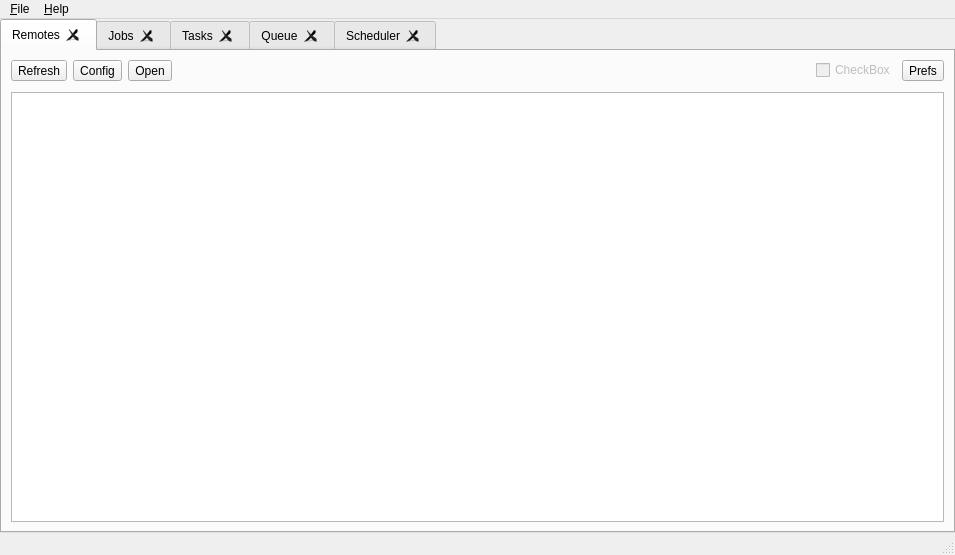
<?xml version="1.0" encoding="UTF-8"?>
<ui version="4.0">
 <class>MainWindow</class>
 <widget class="QMainWindow" name="MainWindow">
  <property name="geometry">
   <rect>
    <x>0</x>
    <y>0</y>
    <width>955</width>
    <height>555</height>
   </rect>
  </property>
  <property name="windowTitle">
   <string>Rclone Browser</string>
  </property>
  <widget class="QWidget" name="widgetMain">
   <layout class="QVBoxLayout" name="verticalLayout_3">
    <property name="spacing">
     <number>0</number>
    </property>
    <property name="leftMargin">
     <number>0</number>
    </property>
    <property name="topMargin">
     <number>0</number>
    </property>
    <property name="rightMargin">
     <number>0</number>
    </property>
    <property name="bottomMargin">
     <number>0</number>
    </property>
    <item>
     <widget class="QTabWidget" name="tabs">
      <property name="currentIndex">
       <number>0</number>
      </property>
      <property name="tabsClosable">
       <bool>true</bool>
      </property>
      <widget class="QWidget" name="widget">
       <attribute name="title">
        <string>Remotes</string>
       </attribute>
       <layout class="QVBoxLayout" name="verticalLayout">
        <item>
         <layout class="QHBoxLayout" name="horizontalLayout">
          <item>
           <widget class="QToolButton" name="refresh">
            <property name="statusTip">
             <string>Refresh remotes view</string>
            </property>
            <property name="text">
             <string>Refresh</string>
            </property>
            <property name="toolButtonStyle">
             <enum>Qt::ToolButtonTextUnderIcon</enum>
            </property>
           </widget>
          </item>
          <item>
           <widget class="QToolButton" name="config">
            <property name="text">
             <string>Config</string>
            </property>
            <property name="toolButtonStyle">
             <enum>Qt::ToolButtonTextUnderIcon</enum>
            </property>
           </widget>
          </item>
          <item>
           <widget class="QToolButton" name="open">
            <property name="text">
             <string>Open</string>
            </property>
            <property name="toolButtonStyle">
             <enum>Qt::ToolButtonTextUnderIcon</enum>
            </property>
           </widget>
          </item>
          <item>
           <spacer name="horizontalSpacer">
            <property name="orientation">
             <enum>Qt::Horizontal</enum>
            </property>
            <property name="sizeHint" stdset="0">
             <size>
              <width>40</width>
              <height>20</height>
             </size>
            </property>
           </spacer>
          </item>
          <item>
           <widget class="QCheckBox" name="layoutcontrol3">
            <property name="enabled">
             <bool>false</bool>
            </property>
            <property name="text">
             <string>CheckBox</string>
            </property>
           </widget>
          </item>
          <item>
           <widget class="QToolButton" name="buttonPrefs">
            <property name="toolTip">
             <string>Rclone Browser preferences (ALT-p)</string>
            </property>
            <property name="statusTip">
             <string>Rclone Browser preferences</string>
            </property>
            <property name="text">
             <string>Prefs</string>
            </property>
            <property name="toolButtonStyle">
             <enum>Qt::ToolButtonTextUnderIcon</enum>
            </property>
           </widget>
          </item>
         </layout>
        </item>
        <item>
         <spacer name="verticalSpacer_2">
          <property name="orientation">
           <enum>Qt::Vertical</enum>
          </property>
          <property name="sizeType">
           <enum>QSizePolicy::Fixed</enum>
          </property>
          <property name="sizeHint" stdset="0">
           <size>
            <width>20</width>
            <height>5</height>
           </size>
          </property>
         </spacer>
        </item>
        <item>
         <widget class="QListWidget" name="remotes">
          <property name="editTriggers">
           <set>QAbstractItemView::NoEditTriggers</set>
          </property>
          <property name="selectionBehavior">
           <enum>QAbstractItemView::SelectRows</enum>
          </property>
          <property name="textElideMode">
           <enum>Qt::ElideMiddle</enum>
          </property>
          <property name="isWrapping" stdset="0">
           <bool>false</bool>
          </property>
          <property name="wordWrap">
           <bool>true</bool>
          </property>
         </widget>
        </item>
       </layout>
      </widget>
      <widget class="QWidget" name="tab">
       <attribute name="title">
        <string>Jobs</string>
       </attribute>
       <layout class="QVBoxLayout" name="verticalLayout_2">
        <item>
         <layout class="QHBoxLayout" name="horizontalLayout_3">
          <item>
           <widget class="QToolButton" name="buttonStopAllJobs">
            <property name="text">
             <string>Stop</string>
            </property>
            <property name="toolButtonStyle">
             <enum>Qt::ToolButtonTextUnderIcon</enum>
            </property>
           </widget>
          </item>
          <item>
           <widget class="QToolButton" name="buttonCleanNotRunning">
            <property name="text">
             <string>Clean</string>
            </property>
            <property name="toolButtonStyle">
             <enum>Qt::ToolButtonTextUnderIcon</enum>
            </property>
           </widget>
          </item>
          <item>
           <spacer name="horizontalSpacer_11">
            <property name="orientation">
             <enum>Qt::Horizontal</enum>
            </property>
            <property name="sizeType">
             <enum>QSizePolicy::Fixed</enum>
            </property>
            <property name="sizeHint" stdset="0">
             <size>
              <width>10</width>
              <height>20</height>
             </size>
            </property>
           </spacer>
          </item>
          <item>
           <widget class="QToolButton" name="buttonSortByTime">
            <property name="toolTip">
             <string>Sort by start time</string>
            </property>
            <property name="statusTip">
             <string>Sort by start time</string>
            </property>
            <property name="text">
             <string>Sort</string>
            </property>
            <property name="toolButtonStyle">
             <enum>Qt::ToolButtonTextUnderIcon</enum>
            </property>
           </widget>
          </item>
          <item>
           <widget class="QToolButton" name="buttonSortByStatus">
            <property name="toolTip">
             <string>Sort by status</string>
            </property>
            <property name="statusTip">
             <string>Sort by status</string>
            </property>
            <property name="text">
             <string>Sort</string>
            </property>
            <property name="toolButtonStyle">
             <enum>Qt::ToolButtonTextUnderIcon</enum>
            </property>
           </widget>
          </item>
          <item>
           <spacer name="horizontalSpacer_3">
            <property name="orientation">
             <enum>Qt::Horizontal</enum>
            </property>
            <property name="sizeHint" stdset="0">
             <size>
              <width>40</width>
              <height>20</height>
             </size>
            </property>
           </spacer>
          </item>
          <item>
           <widget class="QCheckBox" name="layoutcontrol2">
            <property name="enabled">
             <bool>false</bool>
            </property>
            <property name="text">
             <string>CheckBox</string>
            </property>
           </widget>
          </item>
         </layout>
        </item>
        <item>
         <spacer name="verticalSpacer_4">
          <property name="orientation">
           <enum>Qt::Vertical</enum>
          </property>
          <property name="sizeType">
           <enum>QSizePolicy::Fixed</enum>
          </property>
          <property name="sizeHint" stdset="0">
           <size>
            <width>20</width>
            <height>5</height>
           </size>
          </property>
         </spacer>
        </item>
        <item>
         <widget class="QScrollArea" name="jobsArea">
          <property name="widgetResizable">
           <bool>true</bool>
          </property>
          <widget class="QWidget" name="scrollAreaWidgetContents">
           <property name="geometry">
            <rect>
             <x>0</x>
             <y>0</y>
             <width>907</width>
             <height>389</height>
            </rect>
           </property>
           <layout class="QVBoxLayout" name="verticalLayout_4">
            <property name="leftMargin">
             <number>0</number>
            </property>
            <property name="topMargin">
             <number>0</number>
            </property>
            <property name="rightMargin">
             <number>0</number>
            </property>
            <property name="bottomMargin">
             <number>0</number>
            </property>
            <item>
             <layout class="QVBoxLayout" name="jobs">
              <item>
               <widget class="QLabel" name="noJobsAvailable">
                <property name="text">
                 <string>No jobs are available</string>
                </property>
               </widget>
              </item>
              <item>
               <spacer name="verticalSpacer">
                <property name="orientation">
                 <enum>Qt::Vertical</enum>
                </property>
                <property name="sizeHint" stdset="0">
                 <size>
                  <width>20</width>
                  <height>40</height>
                 </size>
                </property>
               </spacer>
              </item>
             </layout>
            </item>
           </layout>
          </widget>
         </widget>
        </item>
       </layout>
      </widget>
      <widget class="QWidget" name="tasksTab">
       <attribute name="title">
        <string>Tasks</string>
       </attribute>
       <layout class="QVBoxLayout" name="verticalLayout_5">
        <item>
         <layout class="QHBoxLayout" name="horizontalLayout_2">
          <item>
           <widget class="QToolButton" name="buttonDryrunTask">
            <property name="text">
             <string>Dry Run</string>
            </property>
            <property name="toolButtonStyle">
             <enum>Qt::ToolButtonTextUnderIcon</enum>
            </property>
           </widget>
          </item>
          <item>
           <widget class="QToolButton" name="buttonRunTask">
            <property name="text">
             <string>Run</string>
            </property>
            <property name="toolButtonStyle">
             <enum>Qt::ToolButtonTextUnderIcon</enum>
            </property>
           </widget>
          </item>
          <item>
           <widget class="QToolButton" name="buttonStop">
            <property name="toolTip">
             <string>&lt;html&gt;&lt;head/&gt;&lt;body&gt;&lt;p&gt;&lt;span style=&quot; font-size:13pt;&quot;&gt;Stop all selected tasks&lt;/span&gt;&lt;/p&gt;&lt;/body&gt;&lt;/html&gt;</string>
            </property>
            <property name="text">
             <string>Stop</string>
            </property>
            <property name="toolButtonStyle">
             <enum>Qt::ToolButtonTextUnderIcon</enum>
            </property>
           </widget>
          </item>
          <item>
           <spacer name="horizontalSpacer_5">
            <property name="orientation">
             <enum>Qt::Horizontal</enum>
            </property>
            <property name="sizeType">
             <enum>QSizePolicy::Fixed</enum>
            </property>
            <property name="sizeHint" stdset="0">
             <size>
              <width>10</width>
              <height>20</height>
             </size>
            </property>
           </spacer>
          </item>
          <item>
           <widget class="QToolButton" name="buttonEditTask">
            <property name="text">
             <string>Edit</string>
            </property>
            <property name="toolButtonStyle">
             <enum>Qt::ToolButtonTextUnderIcon</enum>
            </property>
           </widget>
          </item>
          <item>
           <widget class="QToolButton" name="buttonDeleteTask">
            <property name="text">
             <string>Delete</string>
            </property>
            <property name="toolButtonStyle">
             <enum>Qt::ToolButtonTextUnderIcon</enum>
            </property>
           </widget>
          </item>
          <item>
           <spacer name="horizontalSpacer_6">
            <property name="orientation">
             <enum>Qt::Horizontal</enum>
            </property>
            <property name="sizeType">
             <enum>QSizePolicy::Fixed</enum>
            </property>
            <property name="sizeHint" stdset="0">
             <size>
              <width>10</width>
              <height>20</height>
             </size>
            </property>
           </spacer>
          </item>
          <item>
           <widget class="QToolButton" name="buttonAddToQueue">
            <property name="toolTip">
             <string>Add to the queue</string>
            </property>
            <property name="statusTip">
             <string>Add selected transfer tasks to the queue</string>
            </property>
            <property name="text">
             <string>Add</string>
            </property>
            <property name="toolButtonStyle">
             <enum>Qt::ToolButtonTextUnderIcon</enum>
            </property>
           </widget>
          </item>
          <item>
           <widget class="QToolButton" name="buttonAddToScheduler">
            <property name="toolTip">
             <string>Add to the scheduler</string>
            </property>
            <property name="statusTip">
             <string>Add selected transfer tasks to the scheduler</string>
            </property>
            <property name="text">
             <string>Add</string>
            </property>
            <property name="toolButtonStyle">
             <enum>Qt::ToolButtonTextUnderIcon</enum>
            </property>
           </widget>
          </item>
          <item>
           <widget class="QToolButton" name="buttonSortTask">
            <property name="toolTip">
             <string>&lt;html&gt;&lt;head/&gt;&lt;body&gt;&lt;p&gt;Sort tasks&lt;/p&gt;&lt;/body&gt;&lt;/html&gt;</string>
            </property>
            <property name="text">
             <string>Sort</string>
            </property>
            <property name="checked">
             <bool>false</bool>
            </property>
            <property name="toolButtonStyle">
             <enum>Qt::ToolButtonTextUnderIcon</enum>
            </property>
           </widget>
          </item>
          <item>
           <spacer name="horizontalSpacer_2">
            <property name="orientation">
             <enum>Qt::Horizontal</enum>
            </property>
            <property name="sizeHint" stdset="0">
             <size>
              <width>40</width>
              <height>20</height>
             </size>
            </property>
           </spacer>
          </item>
          <item>
           <widget class="QCheckBox" name="layoutcontrol1">
            <property name="enabled">
             <bool>false</bool>
            </property>
            <property name="text">
             <string>CheckBox</string>
            </property>
            <property name="tristate">
             <bool>false</bool>
            </property>
           </widget>
          </item>
         </layout>
        </item>
        <item>
         <spacer name="verticalSpacer_3">
          <property name="orientation">
           <enum>Qt::Vertical</enum>
          </property>
          <property name="sizeType">
           <enum>QSizePolicy::Fixed</enum>
          </property>
          <property name="sizeHint" stdset="0">
           <size>
            <width>20</width>
            <height>5</height>
           </size>
          </property>
         </spacer>
        </item>
        <item>
         <widget class="QListWidget" name="tasksListWidget">
          <property name="contextMenuPolicy">
           <enum>Qt::CustomContextMenu</enum>
          </property>
          <property name="tabKeyNavigation">
           <bool>true</bool>
          </property>
          <property name="alternatingRowColors">
           <bool>false</bool>
          </property>
          <property name="selectionMode">
           <enum>QAbstractItemView::ExtendedSelection</enum>
          </property>
          <property name="wordWrap">
           <bool>false</bool>
          </property>
          <property name="sortingEnabled">
           <bool>false</bool>
          </property>
         </widget>
        </item>
       </layout>
      </widget>
      <widget class="QWidget" name="queue">
       <attribute name="title">
        <string>Queue</string>
       </attribute>
       <layout class="QVBoxLayout" name="verticalLayout_6">
        <item>
         <layout class="QHBoxLayout" name="horizontalLayout_4">
          <item>
           <widget class="QToolButton" name="buttonStartQueue">
            <property name="text">
             <string>Start</string>
            </property>
            <property name="toolButtonStyle">
             <enum>Qt::ToolButtonTextUnderIcon</enum>
            </property>
           </widget>
          </item>
          <item>
           <widget class="QToolButton" name="buttonStopQueue">
            <property name="text">
             <string>Stop</string>
            </property>
            <property name="toolButtonStyle">
             <enum>Qt::ToolButtonTextUnderIcon</enum>
            </property>
           </widget>
          </item>
          <item>
           <spacer name="horizontalSpacer_8">
            <property name="orientation">
             <enum>Qt::Horizontal</enum>
            </property>
            <property name="sizeType">
             <enum>QSizePolicy::Fixed</enum>
            </property>
            <property name="sizeHint" stdset="0">
             <size>
              <width>10</width>
              <height>20</height>
             </size>
            </property>
           </spacer>
          </item>
          <item>
           <widget class="QToolButton" name="buttonUpQueue">
            <property name="text">
             <string>Up</string>
            </property>
            <property name="toolButtonStyle">
             <enum>Qt::ToolButtonTextUnderIcon</enum>
            </property>
           </widget>
          </item>
          <item>
           <widget class="QToolButton" name="buttonDownQueue">
            <property name="text">
             <string>Down</string>
            </property>
            <property name="toolButtonStyle">
             <enum>Qt::ToolButtonTextUnderIcon</enum>
            </property>
           </widget>
          </item>
          <item>
           <spacer name="horizontalSpacer_9">
            <property name="orientation">
             <enum>Qt::Horizontal</enum>
            </property>
            <property name="sizeType">
             <enum>QSizePolicy::Fixed</enum>
            </property>
            <property name="sizeHint" stdset="0">
             <size>
              <width>10</width>
              <height>20</height>
             </size>
            </property>
           </spacer>
          </item>
          <item>
           <widget class="QToolButton" name="buttonRemoveFromQueue">
            <property name="text">
             <string>Delete</string>
            </property>
            <property name="toolButtonStyle">
             <enum>Qt::ToolButtonTextUnderIcon</enum>
            </property>
           </widget>
          </item>
          <item>
           <widget class="QToolButton" name="buttonPurgeQueue">
            <property name="text">
             <string>Purge</string>
            </property>
            <property name="toolButtonStyle">
             <enum>Qt::ToolButtonTextUnderIcon</enum>
            </property>
           </widget>
          </item>
          <item>
           <spacer name="horizontalSpacer_7">
            <property name="orientation">
             <enum>Qt::Horizontal</enum>
            </property>
            <property name="sizeType">
             <enum>QSizePolicy::Fixed</enum>
            </property>
            <property name="sizeHint" stdset="0">
             <size>
              <width>40</width>
              <height>20</height>
             </size>
            </property>
           </spacer>
          </item>
          <item>
           <widget class="QLabel" name="labelQueueInfoStart">
            <property name="styleSheet">
             <string notr="true">color: green; font-weight: bold;</string>
            </property>
            <property name="text">
             <string/>
            </property>
           </widget>
          </item>
          <item>
           <widget class="QLabel" name="labelQueueInfoStop">
            <property name="text">
             <string/>
            </property>
           </widget>
          </item>
          <item>
           <spacer name="horizontalSpacer_4">
            <property name="orientation">
             <enum>Qt::Horizontal</enum>
            </property>
            <property name="sizeHint" stdset="0">
             <size>
              <width>40</width>
              <height>20</height>
             </size>
            </property>
           </spacer>
          </item>
          <item>
           <widget class="QCheckBox" name="layoutcontrol1_queue">
            <property name="enabled">
             <bool>false</bool>
            </property>
            <property name="text">
             <string>CheckBox</string>
            </property>
           </widget>
          </item>
         </layout>
        </item>
        <item>
         <spacer name="verticalSpacer_5">
          <property name="orientation">
           <enum>Qt::Vertical</enum>
          </property>
          <property name="sizeType">
           <enum>QSizePolicy::Fixed</enum>
          </property>
          <property name="sizeHint" stdset="0">
           <size>
            <width>20</width>
            <height>5</height>
           </size>
          </property>
         </spacer>
        </item>
        <item>
         <widget class="QListWidget" name="queueListWidget">
          <property name="contextMenuPolicy">
           <enum>Qt::CustomContextMenu</enum>
          </property>
          <property name="tabKeyNavigation">
           <bool>true</bool>
          </property>
          <property name="alternatingRowColors">
           <bool>false</bool>
          </property>
          <property name="selectionMode">
           <enum>QAbstractItemView::SingleSelection</enum>
          </property>
          <property name="spacing">
           <number>5</number>
          </property>
          <property name="wordWrap">
           <bool>false</bool>
          </property>
          <property name="sortingEnabled">
           <bool>false</bool>
          </property>
         </widget>
        </item>
       </layout>
      </widget>
      <widget class="QWidget" name="tab_2">
       <attribute name="title">
        <string>Scheduler</string>
       </attribute>
       <layout class="QVBoxLayout" name="verticalLayout_8">
        <item>
         <layout class="QHBoxLayout" name="horizontalLayout_9">
          <item>
           <widget class="QToolButton" name="buttonStartScheduler">
            <property name="toolTip">
             <string>Start scheduler</string>
            </property>
            <property name="statusTip">
             <string>Start scheduler</string>
            </property>
            <property name="text">
             <string>Start</string>
            </property>
            <property name="toolButtonStyle">
             <enum>Qt::ToolButtonTextUnderIcon</enum>
            </property>
           </widget>
          </item>
          <item>
           <widget class="QToolButton" name="buttonStopScheduler">
            <property name="toolTip">
             <string>Stop scheduler</string>
            </property>
            <property name="statusTip">
             <string>Stop scheduler</string>
            </property>
            <property name="text">
             <string>Stop</string>
            </property>
            <property name="toolButtonStyle">
             <enum>Qt::ToolButtonTextUnderIcon</enum>
            </property>
           </widget>
          </item>
          <item>
           <spacer name="horizontalSpacer_10">
            <property name="orientation">
             <enum>Qt::Horizontal</enum>
            </property>
            <property name="sizeType">
             <enum>QSizePolicy::Fixed</enum>
            </property>
            <property name="sizeHint" stdset="0">
             <size>
              <width>40</width>
              <height>20</height>
             </size>
            </property>
           </spacer>
          </item>
          <item>
           <widget class="QLabel" name="labelSchedulerInfoStart">
            <property name="styleSheet">
             <string notr="true">color: green; font-weight: bold;</string>
            </property>
            <property name="text">
             <string/>
            </property>
           </widget>
          </item>
          <item>
           <widget class="QLabel" name="labelSchedulerInfoStop">
            <property name="text">
             <string/>
            </property>
           </widget>
          </item>
          <item>
           <spacer name="horizontalSpacer_19">
            <property name="orientation">
             <enum>Qt::Horizontal</enum>
            </property>
            <property name="sizeHint" stdset="0">
             <size>
              <width>40</width>
              <height>20</height>
             </size>
            </property>
           </spacer>
          </item>
          <item>
           <widget class="QCheckBox" name="layoutcontrol1_sch">
            <property name="enabled">
             <bool>false</bool>
            </property>
            <property name="text">
             <string>CheckBox</string>
            </property>
           </widget>
          </item>
         </layout>
        </item>
        <item>
         <spacer name="verticalSpacer_11">
          <property name="orientation">
           <enum>Qt::Vertical</enum>
          </property>
          <property name="sizeType">
           <enum>QSizePolicy::Fixed</enum>
          </property>
          <property name="sizeHint" stdset="0">
           <size>
            <width>20</width>
            <height>5</height>
           </size>
          </property>
         </spacer>
        </item>
        <item>
         <widget class="QScrollArea" name="jobsArea_2">
          <property name="widgetResizable">
           <bool>true</bool>
          </property>
          <widget class="QWidget" name="scrollAreaWidgetContents_2">
           <property name="geometry">
            <rect>
             <x>0</x>
             <y>0</y>
             <width>907</width>
             <height>389</height>
            </rect>
           </property>
           <layout class="QVBoxLayout" name="verticalLayout_7">
            <property name="leftMargin">
             <number>0</number>
            </property>
            <property name="topMargin">
             <number>0</number>
            </property>
            <property name="rightMargin">
             <number>0</number>
            </property>
            <property name="bottomMargin">
             <number>0</number>
            </property>
            <item>
             <layout class="QVBoxLayout" name="schedulers">
              <item>
               <widget class="QLabel" name="noSchedulesAvailable">
                <property name="text">
                 <string>No schedules are available</string>
                </property>
               </widget>
              </item>
              <item>
               <spacer name="verticalSpacer_6">
                <property name="orientation">
                 <enum>Qt::Vertical</enum>
                </property>
                <property name="sizeHint" stdset="0">
                 <size>
                  <width>20</width>
                  <height>40</height>
                 </size>
                </property>
               </spacer>
              </item>
             </layout>
            </item>
           </layout>
          </widget>
         </widget>
        </item>
       </layout>
      </widget>
     </widget>
    </item>
   </layout>
  </widget>
  <widget class="QMenuBar" name="menuBar">
   <property name="geometry">
    <rect>
     <x>0</x>
     <y>0</y>
     <width>955</width>
     <height>22</height>
    </rect>
   </property>
   <widget class="QMenu" name="menuFile">
    <property name="title">
     <string>&amp;File</string>
    </property>
    <addaction name="preferences"/>
    <addaction name="separator"/>
    <addaction name="quit"/>
   </widget>
   <widget class="QMenu" name="menuHelp">
    <property name="title">
     <string>&amp;Help</string>
    </property>
    <addaction name="openLogFolder"/>
    <addaction name="separator"/>
    <addaction name="about"/>
    <addaction name="aboutQt"/>
   </widget>
   <addaction name="menuFile"/>
   <addaction name="menuHelp"/>
  </widget>
  <widget class="QStatusBar" name="statusBar"/>
  <action name="openLogFolder">
   <property name="text">
    <string>Open &amp;log folder</string>
   </property>
   <property name="toolTip">
    <string>Open the folder holding the per-job rclone logs</string>
   </property>
  </action>
  <action name="about">
   <property name="text">
    <string>&amp;About</string>
   </property>
   <property name="menuRole">
    <enum>QAction::AboutRole</enum>
   </property>
  </action>
  <action name="aboutQt">
   <property name="text">
    <string>About &amp;Qt</string>
   </property>
   <property name="menuRole">
    <enum>QAction::AboutQtRole</enum>
   </property>
  </action>
  <action name="preferences">
   <property name="text">
    <string>&amp;Preferences...</string>
   </property>
   <property name="toolTip">
    <string>Rclone Browser preferences (ALT-p)</string>
   </property>
   <property name="shortcut">
    <string>Alt+P</string>
   </property>
   <property name="menuRole">
    <enum>QAction::PreferencesRole</enum>
   </property>
  </action>
  <action name="quit">
   <property name="text">
    <string>&amp;Quit</string>
   </property>
   <property name="shortcut">
    <string>Ctrl+Q</string>
   </property>
   <property name="menuRole">
    <enum>QAction::QuitRole</enum>
   </property>
  </action>
  <action name="actionEdit">
   <property name="enabled">
    <bool>true</bool>
   </property>
   <property name="text">
    <string>Edit</string>
   </property>
   <property name="toolTip">
    <string>Edit selected task</string>
   </property>
  </action>
  <action name="actionDelete">
   <property name="text">
    <string>Delete</string>
   </property>
   <property name="toolTip">
    <string>Delete selected tasks</string>
   </property>
  </action>
  <action name="actionRun">
   <property name="text">
    <string>Run</string>
   </property>
   <property name="toolTip">
    <string>Run all selected tasks at once</string>
   </property>
  </action>
  <action name="actionDryRun">
   <property name="text">
    <string>Dry Run</string>
   </property>
   <property name="toolTip">
    <string>&lt;html&gt;&lt;head/&gt;&lt;body&gt;&lt;p&gt;Dry Run all selected tasks at once&lt;/p&gt;&lt;/body&gt;&lt;/html&gt;</string>
   </property>
  </action>
  <action name="actionSortTask">
   <property name="text">
    <string>Sort</string>
   </property>
   <property name="toolTip">
    <string>Sort tasks</string>
   </property>
  </action>
  <action name="actionRefresh">
   <property name="text">
    <string>Refresh</string>
   </property>
   <property name="toolTip">
    <string>Refresh remotes view</string>
   </property>
  </action>
  <action name="actionConfig">
   <property name="text">
    <string>Config</string>
   </property>
   <property name="toolTip">
    <string>&lt;html&gt;&lt;head/&gt;&lt;body&gt;&lt;p&gt;rclone config&lt;/p&gt;&lt;p&gt;if you want to specify which terminal to use&lt;br/&gt;define $TERMINAL env variable e.g.:&lt;br/&gt;TERMINAL=/usr/local/bin/myterminal&lt;/p&gt;&lt;/body&gt;&lt;/html&gt;</string>
   </property>
  </action>
  <action name="actionOpen">
   <property name="text">
    <string>Open</string>
   </property>
   <property name="toolTip">
    <string>Open remote</string>
   </property>
  </action>
  <action name="actionStopAllTransfers">
   <property name="text">
    <string>Stop All</string>
   </property>
   <property name="toolTip">
    <string>&lt;html&gt;&lt;head/&gt;&lt;body&gt;&lt;p&gt;Stop all running transfers&lt;/p&gt;&lt;/body&gt;&lt;/html&gt;</string>
   </property>
  </action>
  <action name="actionCleanNotRunning">
   <property name="text">
    <string>Clean</string>
   </property>
   <property name="toolTip">
    <string>&lt;html&gt;&lt;head/&gt;&lt;body&gt;&lt;p&gt;Remove all not running jobs&lt;/p&gt;&lt;/body&gt;&lt;/html&gt;</string>
   </property>
  </action>
  <action name="actionAddToQueue">
   <property name="text">
    <string>Add to the queue</string>
   </property>
   <property name="toolTip">
    <string>&lt;html&gt;&lt;head/&gt;&lt;body&gt;&lt;p&gt;Add selected transfer tasks to the queue&lt;/p&gt;&lt;/body&gt;&lt;/html&gt;</string>
   </property>
  </action>
  <action name="actionStartQueue">
   <property name="text">
    <string>Start</string>
   </property>
   <property name="toolTip">
    <string>&lt;html&gt;&lt;head/&gt;&lt;body&gt;&lt;p&gt;Start actively processing items from the queue&lt;/p&gt;&lt;/body&gt;&lt;/html&gt;</string>
   </property>
  </action>
  <action name="actionStopQueue">
   <property name="text">
    <string>Stop</string>
   </property>
   <property name="toolTip">
    <string>&lt;html&gt;&lt;head/&gt;&lt;body&gt;&lt;p&gt;Stop the queue processing.&lt;/p&gt;&lt;p&gt;Active task will be cancelled.&lt;/p&gt;&lt;/body&gt;&lt;/html&gt;</string>
   </property>
  </action>
  <action name="actionPurgeQueue">
   <property name="text">
    <string>Purge</string>
   </property>
   <property name="toolTip">
    <string>Remove all not running tasks from the queue</string>
   </property>
  </action>
  <action name="actionRemoveFromQueue">
   <property name="text">
    <string>Remove</string>
   </property>
   <property name="toolTip">
    <string>Remove from the queue</string>
   </property>
  </action>
  <action name="actionUpQueue">
   <property name="text">
    <string>Up</string>
   </property>
   <property name="toolTip">
    <string>Move task up in the queue</string>
   </property>
  </action>
  <action name="actionDownQueue">
   <property name="text">
    <string>Down</string>
   </property>
   <property name="toolTip">
    <string>Move task down in the queue</string>
   </property>
  </action>
  <action name="actionQueueScriptRun">
   <property name="text">
    <string>queueScriptRun</string>
   </property>
  </action>
  <action name="actionStop">
   <property name="text">
    <string>Stop</string>
   </property>
   <property name="toolTip">
    <string>Stop all selected tasks</string>
   </property>
  </action>
  <action name="actionAddToScheduler">
   <property name="text">
    <string>Add to the scheduler</string>
   </property>
   <property name="toolTip">
    <string>Add selected transfer tasks to the scheduler</string>
   </property>
  </action>
  <action name="actionStartScheduler">
   <property name="text">
    <string>Start</string>
   </property>
   <property name="toolTip">
    <string>Start all schedulers</string>
   </property>
  </action>
  <action name="actionStopScheduler">
   <property name="text">
    <string>Stop</string>
   </property>
   <property name="toolTip">
    <string>Stop scheduler</string>
   </property>
  </action>
  <action name="actionSortByTime">
   <property name="text">
    <string>Sort</string>
   </property>
   <property name="toolTip">
    <string>Sort by start time</string>
   </property>
  </action>
  <action name="actionSortByStatus">
   <property name="text">
    <string>Sort</string>
   </property>
   <property name="toolTip">
    <string>Sort by status</string>
   </property>
  </action>
 </widget>
 <tabstops>
  <tabstop>tabs</tabstop>
  <tabstop>remotes</tabstop>
  <tabstop>jobsArea</tabstop>
 </tabstops>
 <resources/>
 <connections>
  <connection>
   <sender>buttonPrefs</sender>
   <signal>clicked()</signal>
   <receiver>preferences</receiver>
   <slot>trigger()</slot>
   <hints>
    <hint type="sourcelabel">
     <x>612</x>
     <y>71</y>
    </hint>
    <hint type="destinationlabel">
     <x>-1</x>
     <y>-1</y>
    </hint>
   </hints>
  </connection>
  <connection>
   <sender>buttonAddToQueue</sender>
   <signal>clicked()</signal>
   <receiver>actionAddToQueue</receiver>
   <slot>trigger()</slot>
   <hints>
    <hint type="sourcelabel">
     <x>289</x>
     <y>73</y>
    </hint>
    <hint type="destinationlabel">
     <x>-1</x>
     <y>-1</y>
    </hint>
   </hints>
  </connection>
  <connection>
   <sender>buttonAddToScheduler</sender>
   <signal>clicked()</signal>
   <receiver>actionAddToScheduler</receiver>
   <slot>trigger()</slot>
   <hints>
    <hint type="sourcelabel">
     <x>380</x>
     <y>73</y>
    </hint>
    <hint type="destinationlabel">
     <x>-1</x>
     <y>-1</y>
    </hint>
   </hints>
  </connection>
  <connection>
   <sender>buttonSortByTime</sender>
   <signal>clicked()</signal>
   <receiver>actionSortByTime</receiver>
   <slot>trigger()</slot>
   <hints>
    <hint type="sourcelabel">
     <x>158</x>
     <y>73</y>
    </hint>
    <hint type="destinationlabel">
     <x>-1</x>
     <y>-1</y>
    </hint>
   </hints>
  </connection>
  <connection>
   <sender>buttonSortByStatus</sender>
   <signal>clicked()</signal>
   <receiver>actionSortByStatus</receiver>
   <slot>trigger()</slot>
   <hints>
    <hint type="sourcelabel">
     <x>208</x>
     <y>73</y>
    </hint>
    <hint type="destinationlabel">
     <x>-1</x>
     <y>-1</y>
    </hint>
   </hints>
  </connection>
 </connections>
</ui>
